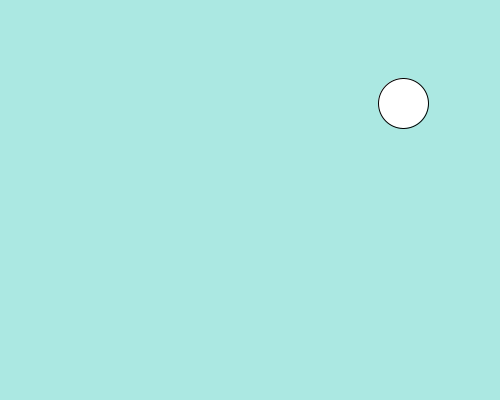
Frame 1 (no input)
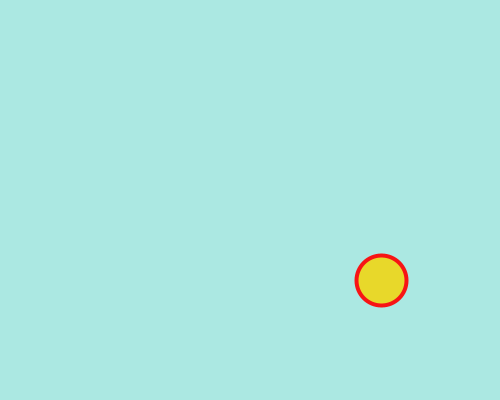
Frame 60 (the mouse pressed at the canvas centre just before this capture)
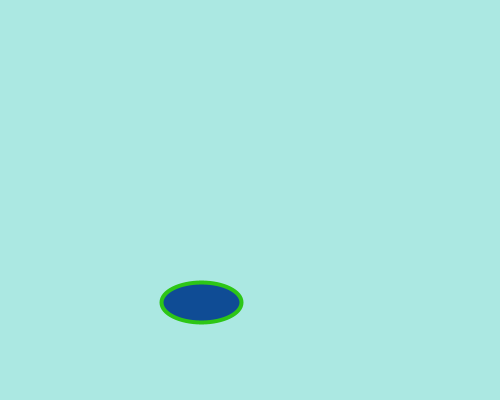
Frame 120 (the mouse held since frame 60 and released just before this capture)

The Processing sketch that drew these frames (run headless with seeded random() and noise(); from frame 60 on, the mouse is pressed at the canvas centre):

// Processing sketch: processing_96986
// ── processing_96986.pde


float pX = 400;
float vX = 3;
float pY = 100;
float vY = 3;
int value= 0;

void setup(){
  size(500,400);
}

void draw(){
  background(171,232,226);
  
  pX = pX + vX;
  pY = pY + vY;
  
  if (pX + 20 > width) {
 
    vX = -vX;
    pX = width -20;
  } 
   if (pX-20 <0) { 
    vX = -vX;
    pX = 20;
  }

    if (pY + 20 > height) {
      
    vY = -vY;
    pY = height -20;
  } 
   if (pY-20 <0) { 
     vY = -vY;
    pY = 20;
  }
  
  if((mouseX < width/2) || (mouseY > height/2)){ 
    ellipse(pX,pY,50,50);
    stroke(247,20,20);
    strokeWeight(4);
    fill(232,216,42);
    
  } else {
    ellipse(pX,pY,80,40);
    stroke(45,198,22);
    strokeWeight(4);
    fill(15,76,149);
    
  }
}

void mousePressed() {
  if (value == 0) {
     ellipse(pX,pY,50,50);
    stroke(247,20,20);
    strokeWeight(4);
    fill(232,216,42);
  } else {
    ellipse(pX,pY,80,40);
    stroke(45,198,22);
    strokeWeight(4);
    fill(15,76,149);
  }
}
